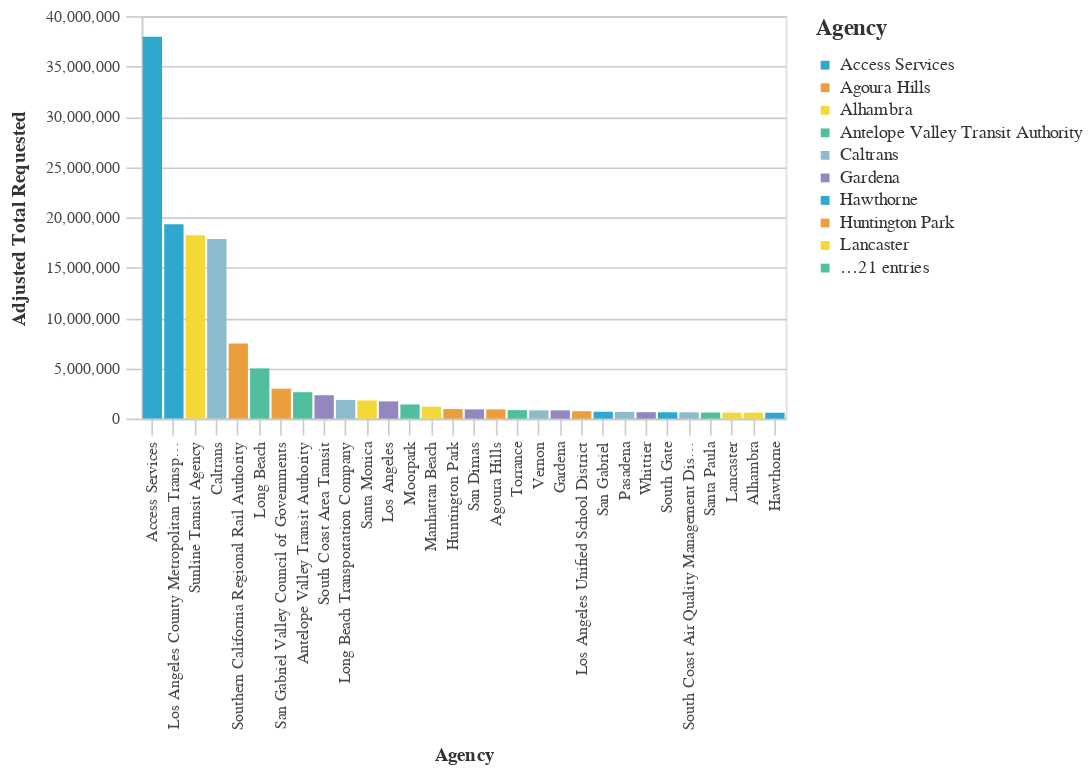

Notebook source saved alongside this figure:
### Code cell
#Bar chart Average Total Requested Funds by Agency
chart4=(_dla_utils_reports.basic_bar_chart_no_save((((_dla_utils_reports.calculate_data_all(df, 'adjusted_total_requested', 'primary_agency_name', aggfunc="mean"))
                          >>arrange(-_.adjusted_total_requested)).head(30)
                        ), 'primary_agency_name','adjusted_total_requested', 'primary_agency_name', district
                          
                       ))
    
display(HTML("<h4><strong>Average Total Requested Funds by Agency ($2021)</strong></h4>"))
chart4

### Figure 1 — Vega-Lite specification as saved in the notebook (floating-point values rounded to 4 significant figures)
{"config": {"view": {"continuousWidth": 400, "continuousHeight": 300}, "axis": {"domainColor": "#cbcbcb", "grid": true, "gridColor": "#cbcbcb", "gridWidth": 1, "labelColor": "#474747", "labelFont": "Nunito Sans", "labelFontSize": 10, "labelPadding": 4, "tickColor": "#cbcbcb", "tickSize": 10, "titleColor": "#333", "titleFont": "Raleway", "titleFontSize": 12, "titlePadding": 10}, "axisBand": {"grid": false}, "background": "white", "font": "Raleway", "header": {"labelFont": "Nunito Sans", "titleFont": "Raleway"}, "legend": {"labelColor": "#333", "labelFont": "Nunito Sans", "labelFontSize": 11, "labelLimit": 0, "padding": 1, "symbolSize": 30, "symbolType": "square", "titleColor": "#333", "titleFont": "Raleway", "titleFontSize": 14, "titlePadding": 10}, "title": {"anchor": "middle", "font": "Raleway", "fontSize": 18, "fontWeight": 300, "offset": 20}}, "data": {"name": "data-5eab86248a0ab32f651446c3d488924a"}, "mark": "bar", "encoding": {"color": {"field": "primary_agency_name", "legend": {"symbolLimit": 10, "title": "Agency"}, "scale": {"range": ["#2EA8CE", "#EB9F3C", "#F4D837", "#51BF9D", "#8CBCCB", "#9487C0"]}, "type": "nominal"}, "tooltip": [{"field": "primary_agency_name", "type": "nominal"}, {"field": "adjusted_total_requested", "type": "quantitative"}], "x": {"field": "primary_agency_name", "sort": "-y", "title": "Agency", "type": "nominal"}, "y": {"field": "adjusted_total_requested", "title": "Adjusted Total Requested", "type": "quantitative"}}, "height": 250, "width": 400, "$schema": "https://vega.github.io/schema/vega-lite/v4.17.0.json", "datasets": {"data-5eab86248a0ab32f651446c3d488924a": [{"primary_agency_name": "Access Services", "adjusted_total_requested": 37940000.0}, {"primary_agency_name": "Los Angeles County Metropolitan Transportation Authority", "adjusted_total_requested": 19320000.0}, {"primary_agency_name": "Sunline Transit Agency", "adjusted_total_requested": 18210000.0}, {"primary_agency_name": "Caltrans", "adjusted_total_requested": 17860000.0}, {"primary_agency_name": "Southern California Regional Rail Authority", "adjusted_total_requested": 7462000.0}, {"primary_agency_name": "Long Beach", "adjusted_total_requested": 4987000.0}, {"primary_agency_name": "San Gabriel Valley Council of Governments", "adjusted_total_requested": 2974000.0}, {"primary_agency_name": "Antelope Valley Transit Authority", "adjusted_total_requested": 2623000.0}, {"primary_agency_name": "South Coast Area Transit", "adjusted_total_requested": 2323000.0}, {"primary_agency_name": "Long Beach Transportation Company", "adjusted_total_requested": 1856000.0}, {"primary_agency_name": "Santa Monica", "adjusted_total_requested": 1803000.0}, {"primary_agency_name": "Los Angeles", "adjusted_total_requested": 1709000.0}, {"primary_agency_name": "Moorpark", "adjusted_total_requested": 1408000.0}, {"primary_agency_name": "Manhattan Beach", "adjusted_total_requested": 1189000.0}, {"primary_agency_name": "Huntington Park", "adjusted_total_requested": 948800.0}, {"primary_agency_name": "San Dimas", "adjusted_total_requested": 917000.0}, {"primary_agency_name": "Agoura Hills", "adjusted_total_requested": 914800.0}, {"primary_agency_name": "Torrance", "adjusted_total_requested": 842800.0}, {"primary_agency_name": "Vernon", "adjusted_total_requested": 820600.0}, {"primary_agency_name": "Gardena", "adjusted_total_requested": 816700.0}, {"primary_agency_name": "Los Angeles Unified School District", "adjusted_total_requested": 733300.0}, {"primary_agency_name": "San Gabriel", "adjusted_total_requested": 682900.0}, {"primary_agency_name": "Pasadena", "adjusted_total_requested": 670300.0}, {"primary_agency_name": "Whittier", "adjusted_total_requested": 637300.0}, {"primary_agency_name": "South Gate", "adjusted_total_requested": 630600.0}, {"primary_agency_name": "South Coast Air Quality Management District", "adjusted_total_requested": 625800.0}, {"primary_agency_name": "Santa Paula", "adjusted_total_requested": 605800.0}, {"primary_agency_name": "Lancaster", "adjusted_total_requested": 587200.0}, {"primary_agency_name": "Alhambra", "adjusted_total_requested": 586600.0}, {"primary_agency_name": "Hawthorne", "adjusted_total_requested": 582600.0}]}}
